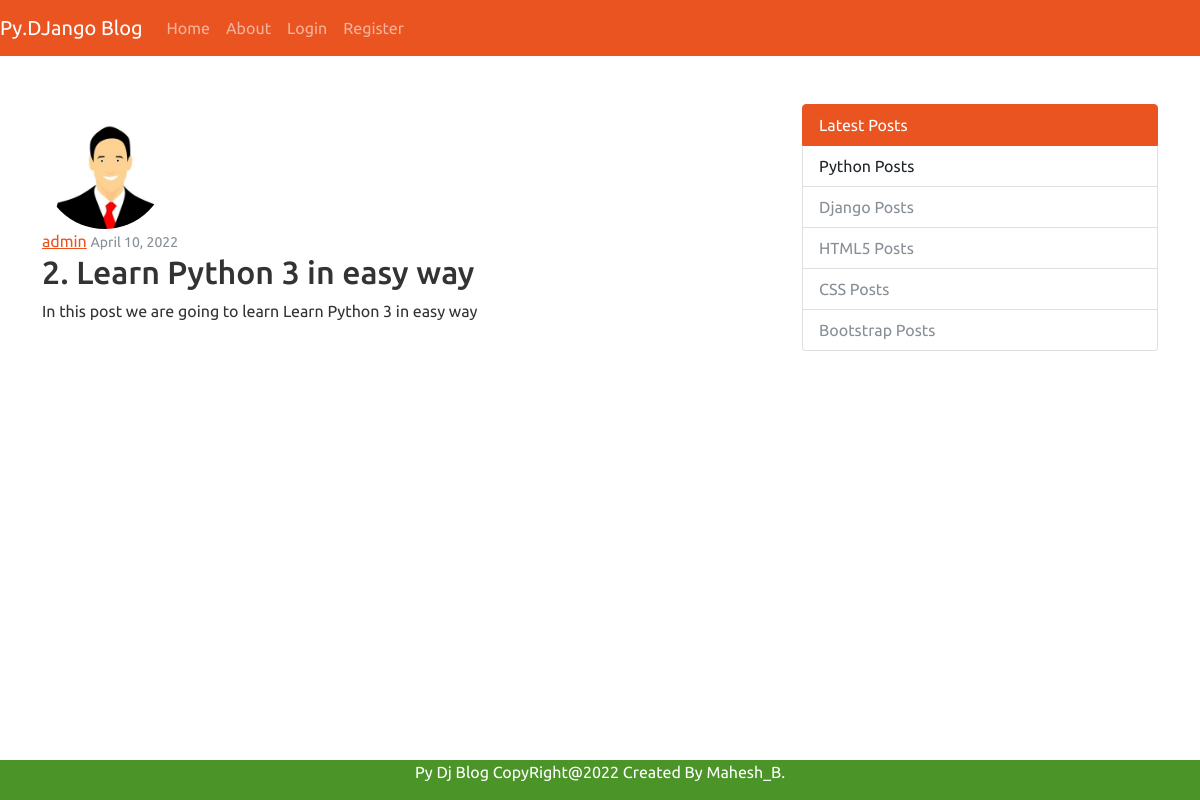
The app's page /post/1/ with its own data.
### blog/models.py (models this page shows, shortened)
class Post(models.Model):
    title = models.CharField(max_length=100)
    content = models.TextField()
    date_posted = models.DateTimeField(default=timezone.now)  # possible values - auto_now = True , auto_now_add = True, default
    author = models.ForeignKey(User,on_delete = models.CASCADE)

### users/models.py (models this page shows, shortened)
class Profile(models.Model):
      user = models.OneToOneField(User, on_delete=models.CASCADE)
      image = models.ImageField(default='default.jpg', upload_to='profile_pics')

### blog/views.py (the view)
# urls.py: path('post/<int:pk>/', PostDetailView.as_view(), name='post-detail'),
class PostDetailView(DetailView):
    model = Post
    template_name = 'post_detail.html' # <app>/<model>_<viewtype>.html

### blog/templates/post_detail.html (shortened to what this page needs)
{% extends "base.html" %} {% block content %}
<article class="media content-section">
  <img
    class="rounded-circle article-img"
    src="{{ object.author.profile.image.url }}"
    style ="height:125px;width:125px"
  />
  <div class="media-body">
    <div class="article-metadata">
      <a class="mr-2" href="#">{{ object.author }}</a>
      <small class="text-muted">{{ object.date_posted|date:"F d, Y" }}</small>
    </div>
    <h2 class="article-title">{{ object.title }}</h2>
    <p class="article-content">{{ object.content }}</p>
  </div>
</article>
{% endblock content %}

### records on screen
Post: author.profile.image (placeholder picture), author "admin", date_posted "April 10, 2022", title "2. Learn Python 3 in easy way", content "In this post we are going to learn Learn Python 3 in easy way"
